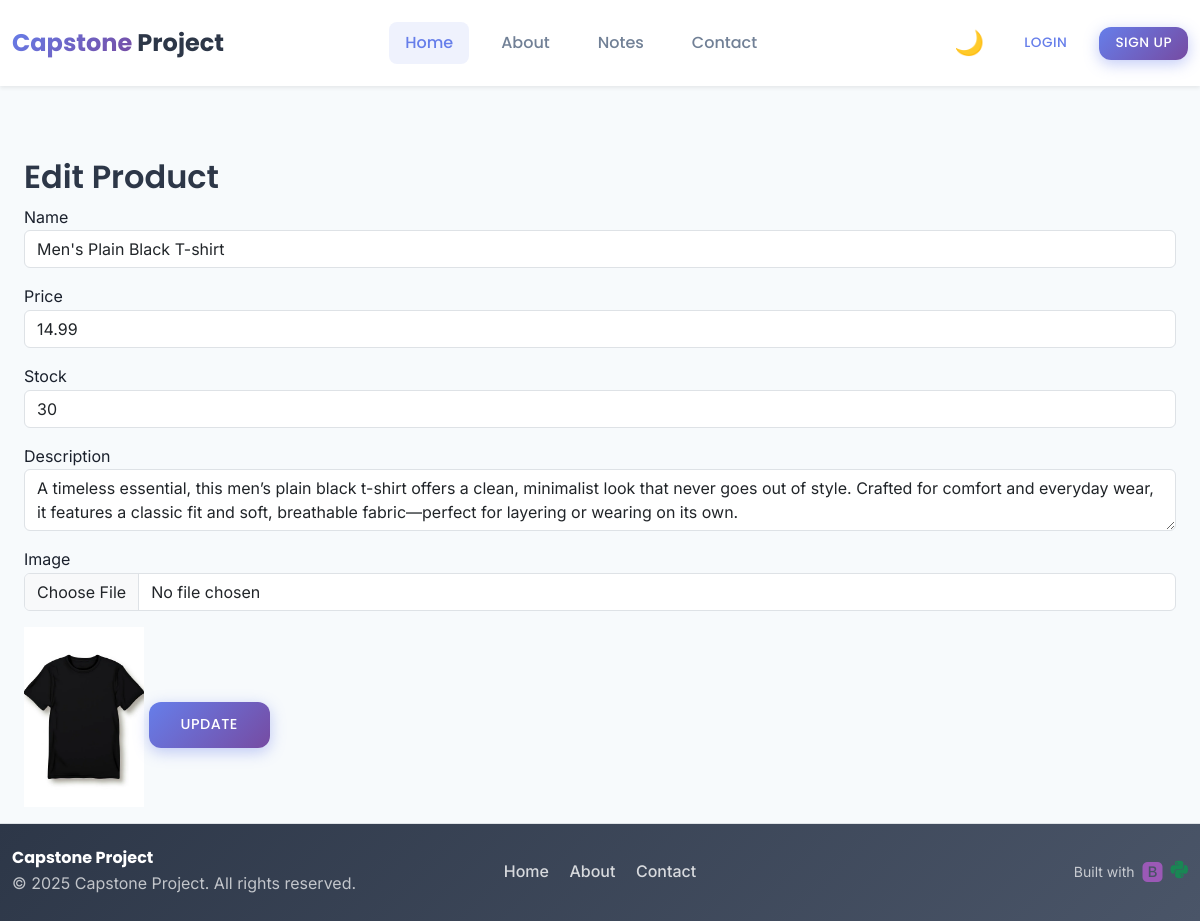
The app's page /inventory/edit/2/ with its own data.
### inventory/models.py (models this page shows, shortened)
class Product(models.Model):
    name = models.CharField(max_length=100)
    price = models.DecimalField(max_digits=10, decimal_places=2, validators=[MinValueValidator(0)])
    stock = models.PositiveIntegerField(validators=[MinValueValidator(0)])
    description = models.TextField(blank=True, null=True)
    image = models.ImageField(upload_to='product_images/', blank=True, null=True)
    created_at = models.DateTimeField(auto_now_add=True)
    updated_at = models.DateTimeField(auto_now=True)

### inventory/views.py (the view, shortened to what this page needs)
# urls.py: path('edit/<int:id>/', views.product_edit, name='product_edit'),
def product_edit(request, id):
    product = get_object_or_404(Product, id=id)
    return render(request, 'inventory/product_form.html', {'product': product})

### templates/inventory/product_form.html (shortened to what this page needs)
{% extends 'base.html' %}
{% load static %}
{% block content %}
<div class="container mt-5">
    <h2>
        {% if product %}Edit Product{% else %}Add Product{% endif %}
    </h2>
    <form method="POST" enctype="multipart/form-data">
        <div class="mb-3">
            <label>Name</label>
            <input type="text" name="name" class="form-control"
                   value="{{ product.name|default:'' }}" required>
        </div>
        <div class="mb-3">
            <label>Price</label>
            <input type="number" step="0.01" name="price" class="form-control"
                   value="{{ product.price|default:'' }}" required>
        </div>
        <div class="mb-3">
            <label>Stock</label>
            <input type="number" name="stock" class="form-control"
                   value="{{ product.stock|default:'' }}" required>
        </div>
        <div class="mb-3">
            <label>Description</label>
            <textarea name="description" class="form-control">{{ product.description|default:'' }}</textarea>
        </div>
        <div class="mb-3">
            <label>Image</label>
            <input type="file" name="image" class="form-control">
        </div>
        {% if product.image %}
            <img src="{{ product.image.url }}" width="120" class="mb-3">
        {% endif %}
        <button type="submit" class="btn btn-primary">
            {% if product %}Update{% else %}Create{% endif %}
        </button>
    </form>
</div>
{% endblock %}

### static/css/style.css (style rules this page uses)
* { margin: 0; padding: 0; box-sizing: border-box; }
:root { --primary-dark: #2d3748; --primary-smoke: #4a5568; --accent-blue: #667eea; --accent-purple: #764ba2; --light-smoke: #edf2f7; --off-white: #f7fafc; --text-dark: #1a202c; --text-gray: #718096; --shadow-color: rgba(0, 0, 0, 0.1); }
body { font-family: 'Inter', -apple-system, BlinkMacSystemFont, 'Segoe UI', sans-serif; color: var(--text-dark); background: var(--off-white); line-height: 1.6; overflow-x: hidden; }
h1, h2, h3, h4, h5, h6 { font-family: 'Poppins', sans-serif; font-weight: 600; line-height: 1.2; color: var(--primary-dark); }
h2 { font-size: 2rem; }
.btn { font-family: 'Poppins', sans-serif; font-weight: 500; padding: 0.75rem 2rem; border-radius: 12px; transition: all 0.3s ease; border: none; text-transform: uppercase; letter-spacing: 0.5px; font-size: 0.9rem; }
.btn-primary { background: linear-gradient(135deg, var(--accent-blue) 0%, var(--accent-purple) 100%); color: white; box-shadow: 0 4px 15px rgba(102, 126, 234, 0.4); }
.container { max-width: 1200px; }
html { scroll-behavior: smooth; }

### static/css/theme.css (style rules this page uses)
[data-theme="light"], [data-theme=""] { --bg: #f7fafc; --text: #1a202c; --text-gray: #718096; --card-bg: #ffffff; --input-bg: #ffffff; --input-border: #e0e0e0; --border: #e2e8f0; --primary-dark: #2d3748; --primary-smoke: #4a5568; }
[data-theme="light"], [data-theme=""] { background-color: var(--bg); color: var(--text); }
[data-theme="light"] body, [data-theme=""] body { background-color: var(--bg); color: var(--text); }
body { transition: background-color 0.4s ease, color 0.4s ease; }
.card, .hover-card, .contact-section .col-md-8, .note-create-section .col-md-8, .login-card, .form-control, input, textarea, select, .navbar, .footer, p, h1, h2, h3, h4, h5, h6, label { transition: background-color 0.4s ease, color 0.4s ease, border-color 0.4s ease; }

### records on screen
Product: name "Men's Plain Black T-shirt", price "14.99", stock "30", description "A timeless essential, this men’s plain black t-shirt offers a clean, minimalist look that never goes out of style. Crafted for comfort and everyday wear, it features a classic fit and soft, breathable fabric—perfect for layering or wearing on its own.", image (picture)
